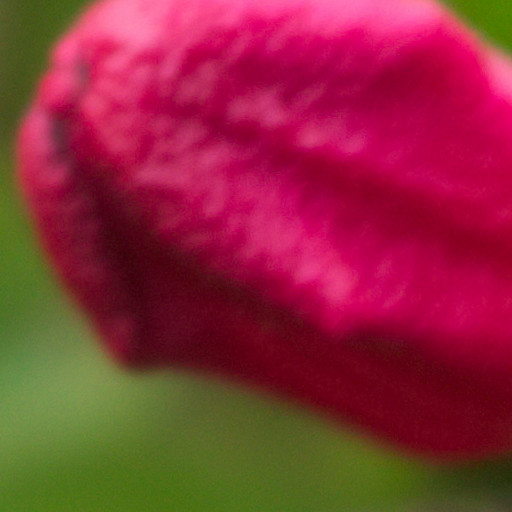
#> input picture codes/image.png, 512 x 512 px
$ python TernaryHammingCodes.py
#> lines starting #> are read from the running program, lines starting #| are printed output that depends on the picture; after the words box and inside, x2 and y2 are one past the last pixel; in counts of white or black regions, pixels touching at a corner belong together
#> further down, cover is the input picture: shape (512, 512, 3); mean R, G, B 141.8, 44.4, 58.8
#| Cover:
#| [[82 83 82 82 81 80 79 78 81 80]
#|  [86 84 85 84 83 82 80 77 80 79]
#|  [91 88 87 86 86 84 81 77 79 78]
#|  [92 90 89 88 86 83 80 78 80 78]
#|  [89 89 90 87 85 81 80 79 80 79]
#|  [83 86 87 85 82 80 80 80 81 79]
#|  [79 82 84 83 82 80 81 81 80 78]
#|  [79 79 81 82 82 82 82 81 79 77]
#|  [85 87 89 86 83 81 81 80 83 81]
#|  [87 88 89 88 85 81 80 80 82 81]]
#!/usr/bin/env python3

# Copyright (c) 2022 Daniel Lerch Hostalot. All rights reserved.
#
# Permission is hereby granted, free of charge, to any person obtaining a
# copy of this software and associated documentation files (the "Software"),
# to deal in the Software without restriction, including without limitation
# the rights to use, copy, modify, merge, publish, distribute, sublicense,
# and/or sell copies of the Software, and to permit persons to whom the
# Software is furnished to do so, subject to the following conditions:
#
# The above copyright notice and this permission notice shall be included in
# all copies or substantial portions of the Software.
#
# THE SOFTWARE IS PROVIDED "AS IS", WITHOUT WARRANTY OF ANY KIND, EXPRESS
# OR IMPLIED, INCLUDING BUT NOT LIMITED TO THE WARRANTIES OF MERCHANTABILITY,
# FITNESS FOR A PARTICULAR PURPOSE AND NONINFRINGEMENT. IN NO EVENT SHALL THE
# AUTHORS OR COPYRIGHT HOLDERS BE LIABLE FOR ANY CLAIM, DAMAGES OR OTHER
# LIABILITY, WHETHER IN AN ACTION OF CONTRACT, TORT OR OTHERWISE, ARISING
# FROM, OUT OF OR IN CONNECTION WITH THE SOFTWARE OR THE USE OR OTHER
# DEALINGS IN THE SOFTWARE.


# Matrix Embedding using ternary Hamming codes.


import sys
import random
import numpy as np


class HC3:

    def __init__(self, p, min_value=0, max_value=255):
        # {{{
        self.code = 3 # ternary
        self.msg_len = p
        self.block_len = (self.code**p-1) // (3-1)
        self.max_value=max_value
        self.min_value=min_value
        self.H = self._prepare_H()
        # }}}

    def _prepare_H(self):
        # {{{
        n = self.msg_len
        M=[]
        l = len(np.base_repr(3**n-1, base=3))
        for i in range(1, 3**n):
            string = np.base_repr(i, base=3).zfill(l)
            V = [ int(c) for c in string ]
            lindep = False
            for col in M:
                if (np.array_equal(1*np.array(col)%self.code, V) or
                    np.array_equal(2*np.array(col)%self.code, V) ):
                    lindep = True
                    break
            if lindep:
                continue
            M.append(V)
        M=np.array(M).T
        return M
        # }}}

    def _bytes_to_ternary(self, m):
        # {{{
        binary_string = ""
        for b in m:
            for i in range(8):
                binary_string += str((b >> i) & 1)

        # Message as a big integer
        bigint_m = int(binary_string, 2)

        ternary_string = np.base_repr(bigint_m, base=3)
        ternary = [int(c) for c in ternary_string ]

        return np.array(ternary)
        # }}}

    def _ternary_to_bytes(self, m):
        # {{{

        ternary_string = "".join([ str(c) for c in m])

        bigint_m = int(ternary_string, 3)
        binary_string = np.base_repr(bigint_m, base=2)
        m_list = [int(i) for i in binary_string]

        l = (len(m_list)//8 + 1)*8
        while len(m_list)<l:
            m_list.insert(0, 0)

        # make bytes from bits
        enc = bytearray()
        idx=0
        bitidx=0
        bitval=0
        for b in m_list:
            if bitidx==8:
                enc.append(bitval)
                bitidx=0
                bitval=0
            bitval |= b<<bitidx
            bitidx+=1
        if bitidx==8:
            enc.append(bitval)

        return bytes(enc)
        # }}}

    def _embed(self, c, m):
        # {{{

        s = c.copy()
        i=j=0
        while True:
            m_chunk = m[i:i+self.msg_len]
            c_chunk = c[j:j+self.block_len]%self.code

            if len(m_chunk) == 0:
                break

            if len(m_chunk) != self.msg_len:
                print("ERROR: wrong message length:", m_chunk)
                sys.exit(0)

            if len(c_chunk)!=self.block_len:
                print("ERROR: wrong cover length:", c_chunk)
                sys.exit(0)

            column = (self.H.dot(c_chunk)-m_chunk)%self.code

            # Find position of column in H
            position = 0
            for v in self.H.T:
                if np.array_equal(v, column):
                    add = -1
                    if s[j:j+self.block_len][position] - 1 < self.min_value:
                        add = 2
                    s[j:j+self.block_len][position] = \
                        (s[j:j+self.block_len][position] + add)%self.code
                    break
                elif np.array_equal((v*2)%self.code, column):
                    add = 1
                    if s[j:j+self.block_len][position] + 1 > self.max_value:
                        add = -2
                    s[j:j+self.block_len][position] = \
                        (s[j:j+self.block_len][position] + add)%self.code
                    break
                position += 1

            i += self.msg_len
            j += self.block_len

        return s
        # }}}

    def embed(self, cover, message):
        # {{{
        shape = cover.shape
#> shape = (512, 512)
        c = cover.flatten()
        m_message = self._bytes_to_ternary(message)

        # Insert message length
        mx = 2**32-1
        mx_msg_len = mx.to_bytes(4, 'big')
        m = self._bytes_to_ternary(mx_msg_len)
        mx_m_len = len(m)

        l = len(m_message)
        msg_len = l.to_bytes(4, 'big')


        m = self._bytes_to_ternary(msg_len)


        while len(m) < mx_m_len:
            m = np.insert(m, 0, 0)

        # Left padding
        while len(m) % self.msg_len != 0:
            m = np.insert(m, 0, 0)

        c_len =(len(m)//self.msg_len)*self.block_len
        s_header = self._embed(c[:c_len], m)
#> in _embed, `s = c.copy()`: s = 91 values, max 115 at index 90, min 62 at index 56, mean 74.49
#> the loop in _embed, `while True:` made 8 passes
#> c_chunk on passes 1, 3, 4, 7: [1, 2, 1, 1, 0, 2, 1, 0, 0, 2, 2, 0, 2], [0, 0, 2, 2, 1, 0, 0, 2, 0, 2, 2, 2, 2], [2, 1, 0, 1, 0, 2, 2, 0, 1, 1, 2, 1, 1], [2, 0, 2, 1, 2, 1, 1, 0, 2, 0, 1, 0, 1]
#> (c_chunk, column) on passes 2, 5, 6: ([2, 1, 1, 2, 1, 2, 2, 1, 2, 0, 2, 1, 1], [0, 0, 0]), ([2, 1, 1, 2, 2, 0, 0, 0, 2, 2, 0, 0, 1], [1, 1, 0]), ([1, 2, 2, 1, 2, 2, 1, 1, 1, 1, 1, 2, 0], [2, 2, 2])
#> after the loop in _embed, `while True:`: i = 21; j = 91; s = 91 values, max 115 at index 90, min 0 at index 35, mean 69.74
#> s_header has the same summary as s in _embed


        # Insert the message
        message_bytes = self._ternary_to_bytes(m_message)

        # Right padding
        while len(m_message)%self.msg_len != 0:
            m_message = np.append(m_message, 0)


        s_content = self._embed(c[c_len:], m_message)
#> the loop in _embed (call 2), `while True:` made 36 passes
#> (c_chunk, column) on passes 1, 3, 4, 5, 6, 8, 9, 12, 14, 15, 17, 20: ([1, 1, 2, 1, 2, 2, 1, 2, 1, 2, 1, 0, 1], [2, 2, 2]), ([0, 0, 0, 0, 2, 1, 2, 0, 0, 2, 0, 2, 0], [1, 1, 0]), ([0, 0, 2, 1, 1, 0, 1, 0, 2, 0, 2, 2, 0], [2, 0, 1]), ([2, 0, 0, 0, 0, 0, 0, 2, 2, 0, 0, 0, 2], [1, 0, 2]), ([2, 2, 0, 0, 1, 1, 2, 2, 0, 2, 1, 1, 0], [2, 1, 0]), ([0, 0, 0, 1, 0, 0, 0, 0, 2, 1, 1, 2, 0], [1, 1, 0]), ([2, 2, 0, 0, 0, 0, 0, 2, 0, 0, 0, 0, 0], [1, 1, 2]), ([0, 0, 1, 0, 1, 2, 0, 0, 1, 1, 1, 0, 0], [2, 0, 1]), ([0, 1, 1, 1, 2, 2, 2, 1, 2, 0, 0, 0, 1], [1, 2, 1]), ([1, 0, 0, 0, 0, 2, 1, 2, 1, 2, 2, 0, 0], [2, 0, 2]), ([2, 1, 1, 2, 2, 1, 2, 0, 0, 2, 1, 1, 1], [2, 2, 2]), ([2, 2, 2, 2, 1, 1, 0, 2, 2, 2, 2, 1, 1], [2, 0, 0])
#> c_chunk on passes 2, 7, 10, 11, 13, 16: [1, 2, 0, 1, 1, 2, 0, 1, 0, 1, 0, 2, 1], [0, 0, 0, 2, 0, 0, 0, 2, 2, 1, 1, 0, 0], [2, 1, 1, 2, 2, 0, 0, 0, 0, 0, 0, 0, 0], [2, 0, 2, 2, 1, 0, 0, 2, 0, 0, 0, 0, 1], [1, 1, 2, 1, 2, 0, 1, 2, 0, 2, 0, 0, 2], [2, 1, 0, 0, 0, 0, 2, 2, 0, 2, 1, 2, 1]

        s = np.append(s_header, s_content, axis=0)

        return s.reshape(shape)
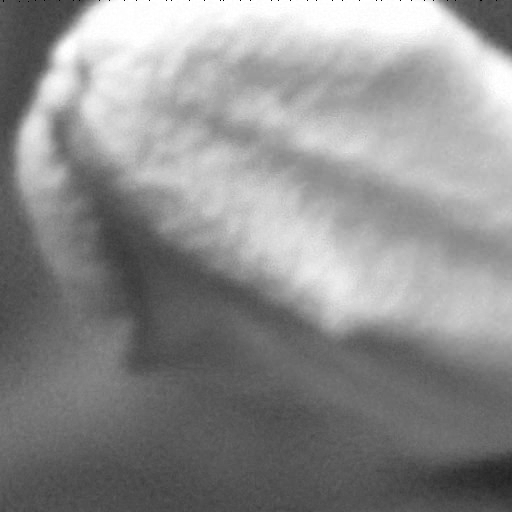
#> returned value: shape (512, 512); min 0, max 255, mean 141.8
#> `stego[:,:,0] = hc.embed(cover[:,:,0], message)`: stego: shape (512, 512, 3); 0.02% of pixels changed, all inside (x1, y1, x2, y2) = (3, 0, 497, 2)
#| Stego:
#| [[82 83 82  2 81 80 79 78 81 80]
#|  [86 84 85  1 83 82 80 77 80 79]
#|  [91 88 87 86 86 84 81 77 79 78]
#|  [92 90 89 88 86 83 80 78 80 78]
#|  [89 89 90 87 85 81 80 79 80 79]
#|  [83 86 87 85 82 80 80 80 81 79]
#|  [79 82 84 83 82 80 81 81 80 78]
#|  [79 79 81 82 82 82 82 81 79 77]
#|  [85 87 89 86 83 81 81 80 83 81]
#|  [87 88 89 88 85 81 80 80 82 81]]
        # }}}

    def _extract(self, s):
        # {{{
        m = []

        for i in range(0, len(s), self.block_len):
            s_chunk = s[i:i+self.block_len]%self.code
            if len(s_chunk)<self.block_len:
                break
            m_chunk = self.H.dot(s_chunk)%self.code
            m += m_chunk.tolist()

        return m
        # }}}

    def extract(self, stego):
        # {{{
        shape = cover.shape
#> shape = (512, 512, 3)
        s = stego.flatten()

        # Read header
        msg_len = (2**32-1).to_bytes(4, 'big')
        l = len(self._bytes_to_ternary(msg_len))
        while l%self.msg_len != 0:
            l += 1

        bytes_len =(l//self.msg_len)*self.block_len

        m = self._extract(s[:bytes_len])
#> the loop in _extract, `for i in range(0, len(s), self.block_len):` made 7 passes
#> (i, s_chunk, m) on passes 2 to 6: (13, [2, 1, 1, 2, 1, 2, 2, 1, 2, 0, 2, 1, 1], [0, 0, 0, 0, 0, 0]), (26, [0, 0, 2, 2, 1, 0, 0, 2, 0, 0, 2, 2, 2], [0, 0, 0, 0, 0, 0, 0, 0, 0]), (39, [2, 1, 0, 1, 0, 1, 2, 0, 1, 1, 2, 1, 1], [0, 0, 0, 0, 0, 0, 0, 0, 0, 0, 0, 0]), (52, [2, 1, 1, 2, 2, 0, 0, 2, 2, 2, 0, 0, 1], [0, 0, 0, 0, 0, 0, 0, 0, 0, 0, 0, 0, 0, 0, 0]), (65, [1, 2, 2, 1, 2, 2, 1, 1, 2, 1, 1, 2, 0], [0, 0, 0, 0, 0, 0, 0, 0, 0, 0, 0, 0, 0, 0, 0, 0, 0, 0])
#> (s_chunk, m) on pass 1: ([1, 2, 1, 2, 0, 2, 1, 0, 0, 2, 2, 0, 2], [0, 0, 0])
#> m = [0, 0, 0, 0, 0, 0, 0, 0, 0, 0, 0, 0, 0, 0, 0, 0, 0, 0, 2, 1, 1]

        b = self._ternary_to_bytes(m)
#> the loop in _ternary_to_bytes (call 2), `while len(m_list)<l:` made 3 passes
#> the loop in _ternary_to_bytes (call 2), `for b in m_list:` made 8 passes
#> (b, bitval) on passes 2 to 8: (0, 0), (0, 0), (1, 8), (0, 8), (1, 40), (1, 104), (0, 104)
#> bitval on pass 1: 0
        msg_len = int.from_bytes(b, 'big')
#> msg_len = 104

        # Read message
        m = self._extract(s[bytes_len:])
#> the loop in _extract (call 2), `for i in range(0, len(s), self.block_len):` made 20158 passes
#> (i, s_chunk, m_chunk) on passes 7 to 9: (78, [0, 0, 1, 2, 0, 0, 0, 2, 2, 1, 1, 0, 0], [0, 1, 0]), (91, [0, 0, 0, 1, 0, 0, 0, 2, 2, 1, 1, 2, 0], [2, 0, 2]), (104, [2, 2, 0, 0, 0, 0, 0, 2, 0, 2, 0, 0, 0], [1, 0, 0])
#> m = 60471 items
        while len(m)%8 != 0:
            m.pop()
#> this loop made 7 passes
#> after the loop, m = 60464 items

        m = np.array(m)
        m = m[:msg_len]
#> m = 104 values, max 2 at index 1, min 0 at index 9, mean 1.06

        message_bytes = self._ternary_to_bytes(m)

        return message_bytes
        # }}}


# Example
if __name__ == "__main__":

    import imageio
    cover = imageio.imread("image.png")

    print(f"Cover:\n{cover[:10,:10,0]}\n")


    message = "Hello World asdas das".encode('utf8')
    print(f"Message to hide: {message}\n")

    hc = HC3(3)
    print(f"Shared matrix H:\n{hc.H}\n")

    stego = cover.copy()
    stego[:,:,0] = hc.embed(cover[:,:,0], message)
    print(f"Stego:\n{stego[:10,:10,0]}\n")

    imageio.imsave("stego.png", stego)

    stego = imageio.imread("stego.png")
    extracted_message = hc.extract(stego[:,:,0])
    print("Extracted message:", extracted_message.decode())
#| Extracted message: Hello World asdas das
